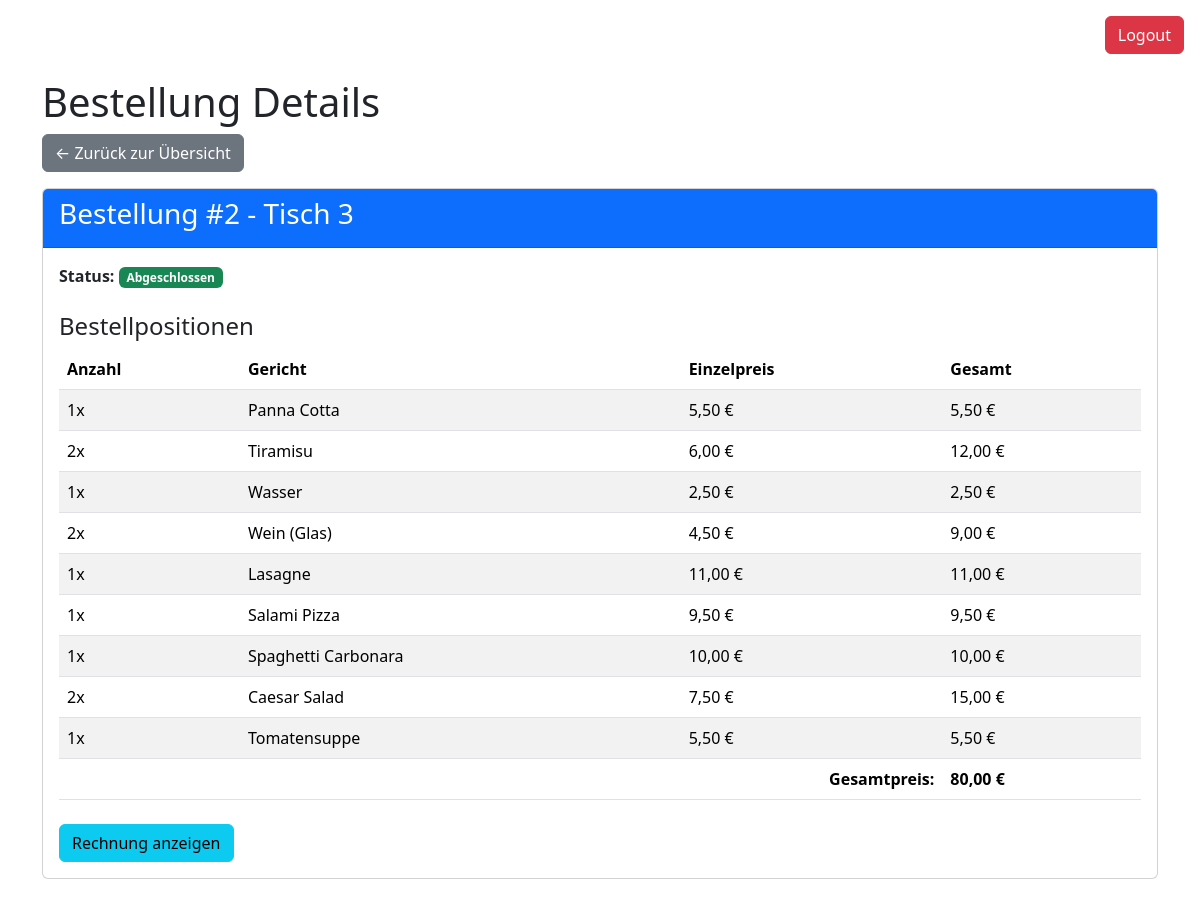
The page /bestellung/bestellung_details.php?id=2 (signed in) on the database its author committed.
### tables this page shows
CREATE TABLE `bestellung` (
  `bestellung_id` int(11) NOT NULL,
  `tisch_id` int(11) NOT NULL,
  `status` varchar(20) DEFAULT 'offen',
  `gesamtpreis` decimal(10,2) DEFAULT 0.00
);

CREATE TABLE `tisch` (
  `tisch_id` int(11) NOT NULL,
  `tischnummer` int(11) NOT NULL
);

CREATE TABLE `bestellposition` (
  `position_id` int(11) NOT NULL,
  `bestellung_id` int(11) NOT NULL,
  `gericht_id` int(11) NOT NULL,
  `anzahl` int(11) NOT NULL DEFAULT 1,
  `einzelpreis` decimal(10,2) NOT NULL
);

CREATE TABLE `gericht` (
  `gericht_id` int(11) NOT NULL,
  `name` varchar(100) NOT NULL,
  `preis` decimal(10,2) NOT NULL,
  `kategorie` varchar(50) NOT NULL
);

### bestellung/bestellung_details.php (the view, shortened to what this page needs)
<?php
require_once '../verbindung/db.php';
$bestellung_id = $_GET['id'] ?? 0;
$sql = "SELECT b.*, t.tischnummer
        FROM bestellung b
        JOIN tisch t ON b.tisch_id = t.tisch_id
        WHERE b.bestellung_id = ?";
$cmd = $pdo->prepare($sql);
$cmd->execute([$bestellung_id]);
$bestellung = $cmd->fetch();
$sql = "SELECT bp.*, g.name
        FROM bestellposition bp
        JOIN gericht g ON bp.gericht_id = g.gericht_id
        WHERE bp.bestellung_id = ?";
$cmd = $pdo->prepare($sql);
$cmd->execute([$bestellung_id]);
$positionen = $cmd->fetchAll();
?>
<!DOCTYPE html>
<html lang="de">
<head>
    <link href="https://cdn.jsdelivr.net/npm/bootstrap@5.3.8/dist/css/bootstrap.min.css" rel="stylesheet">
</head>
<body>
    <div class="text-end m-3" style="text-align: right;">
    <a href="../auth/logout.php" class="btn btn-danger">Logout</a>
  </div>
    <div class="container mt-4">
        <h1>Bestellung Details</h1>
        <a href="bestelluebersicht.php" class="btn btn-secondary mb-3">← Zurück zur Übersicht</a>
        <div class="card mb-4">
            <div class="card-header bg-primary text-white">
                <h3>Bestellung #<?= $bestellung['bestellung_id'] ?> - Tisch <?= $bestellung['tischnummer'] ?></h3>
            </div>
            <div class="card-body">
                <p><strong>Status:</strong>
                    <?php
                    $badge_class = 'bg-warning';
                    if ($bestellung['status'] == 'abgeschlossen') {
                        $badge_class = 'bg-success';
                    } elseif ($bestellung['status'] == 'storniert') {
                        $badge_class = 'bg-danger';
                    }
                    ?>
                    <span class="badge <?= $badge_class ?>">
                        <?= ucfirst($bestellung['status']) ?>
                    </span>
                </p>
                <h4 class="mt-4">Bestellpositionen</h4>
                <table class="table table-striped">
                    <thead>
                        <tr>
                            <th>Anzahl</th>
                            <th>Gericht</th>
                            <th>Einzelpreis</th>
                            <th>Gesamt</th>
                        </tr>
                    </thead>
                    <tbody>
                        <?php foreach ($positionen as $position): ?>
                            <tr>
                                <td><?= $position['anzahl'] ?>x</td>
                                <td><?= htmlspecialchars($position['name']) ?></td>
                                <td><?= number_format($position['einzelpreis'], 2, ',', '.') ?> €</td>
                                <td><?= number_format($position['einzelpreis'] * $position['anzahl'], 2, ',', '.') ?> €</td>
                            </tr>
                        <?php endforeach; ?>
                    </tbody>
                    <tfoot>
                        <tr>
                            <th colspan="3" class="text-end">Gesamtpreis:</th>
                            <th><?= number_format($bestellung['gesamtpreis'], 2, ',', '.') ?> €</th>
                        </tr>
                    </tfoot>
                </table>
                <div class="mt-4">
                    <a href="rechnung.php?id=<?= $bestellung['bestellung_id'] ?>"
                       class="btn btn-info">Rechnung anzeigen</a>
                </div>
            </div>
        </div>
    </div>
</body>
</html>

### rows shown on the page
bestellung: bestellung_id "2", tisch.tischnummer "3", status "Abgeschlossen", gesamtpreis "80,00"
bestellposition: anzahl "1", gericht.name "Panna Cotta", einzelpreis "5,50", $position['einzelpreis'] * $position['anzahl'] "5,50"
bestellposition: anzahl "2", gericht.name "Tiramisu", einzelpreis "6,00", $position['einzelpreis'] * $position['anzahl'] "12,00"
bestellposition: anzahl "1", gericht.name "Wasser", einzelpreis "2,50", $position['einzelpreis'] * $position['anzahl'] "2,50"
bestellposition: anzahl "2", gericht.name "Wein (Glas)", einzelpreis "4,50", $position['einzelpreis'] * $position['anzahl'] "9,00"
bestellposition: anzahl "1", gericht.name "Lasagne", einzelpreis "11,00", $position['einzelpreis'] * $position['anzahl'] "11,00"
bestellposition: anzahl "1", gericht.name "Salami Pizza", einzelpreis "9,50", $position['einzelpreis'] * $position['anzahl'] "9,50"
bestellposition: anzahl "1", gericht.name "Spaghetti Carbonara", einzelpreis "10,00", $position['einzelpreis'] * $position['anzahl'] "10,00"
bestellposition: anzahl "2", gericht.name "Caesar Salad", einzelpreis "7,50", $position['einzelpreis'] * $position['anzahl'] "15,00"
bestellposition: anzahl "1", gericht.name "Tomatensuppe", einzelpreis "5,50", $position['einzelpreis'] * $position['anzahl'] "5,50"
